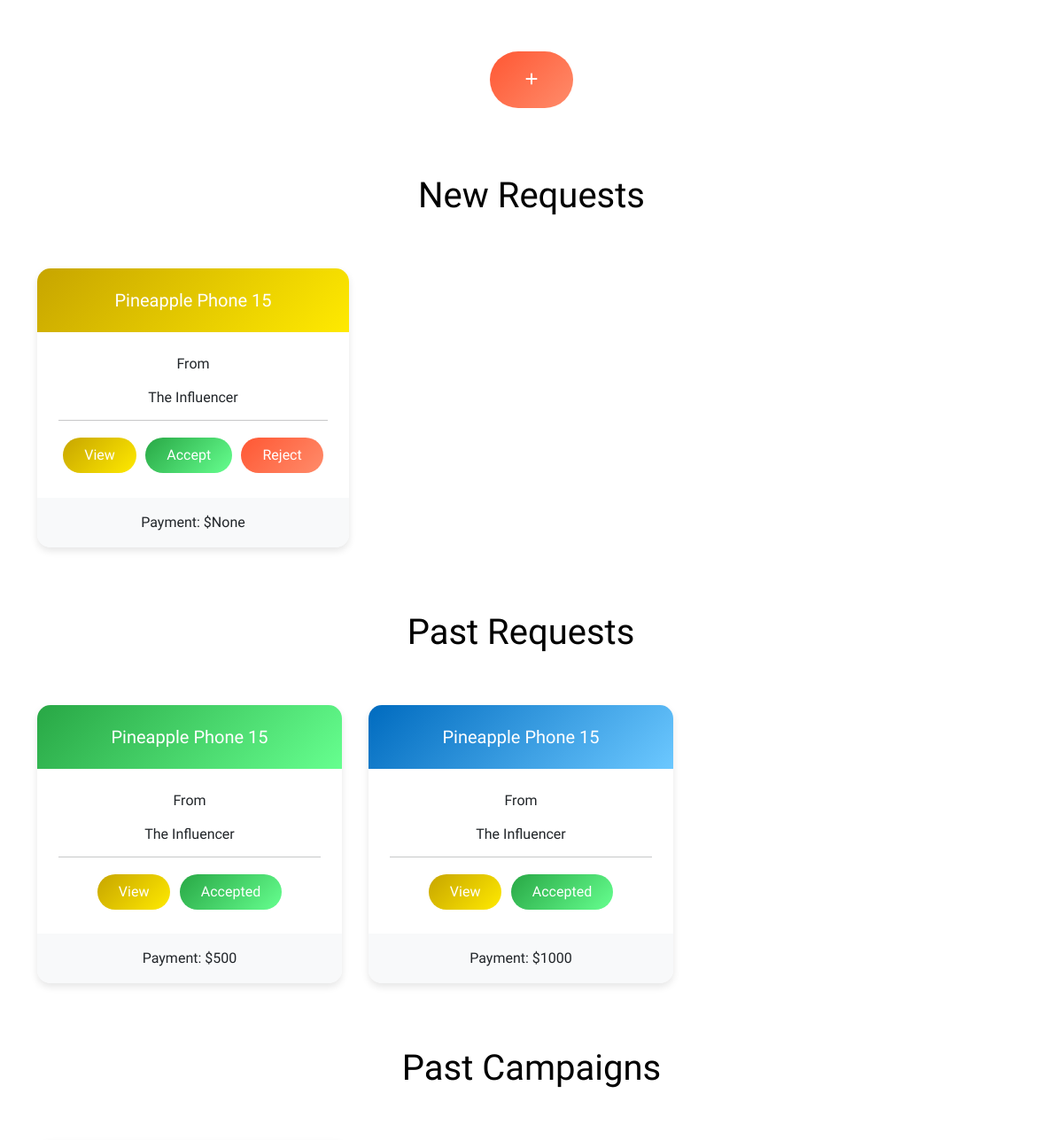
Before: /sponsor/dashboard (middle part) with the older database file.
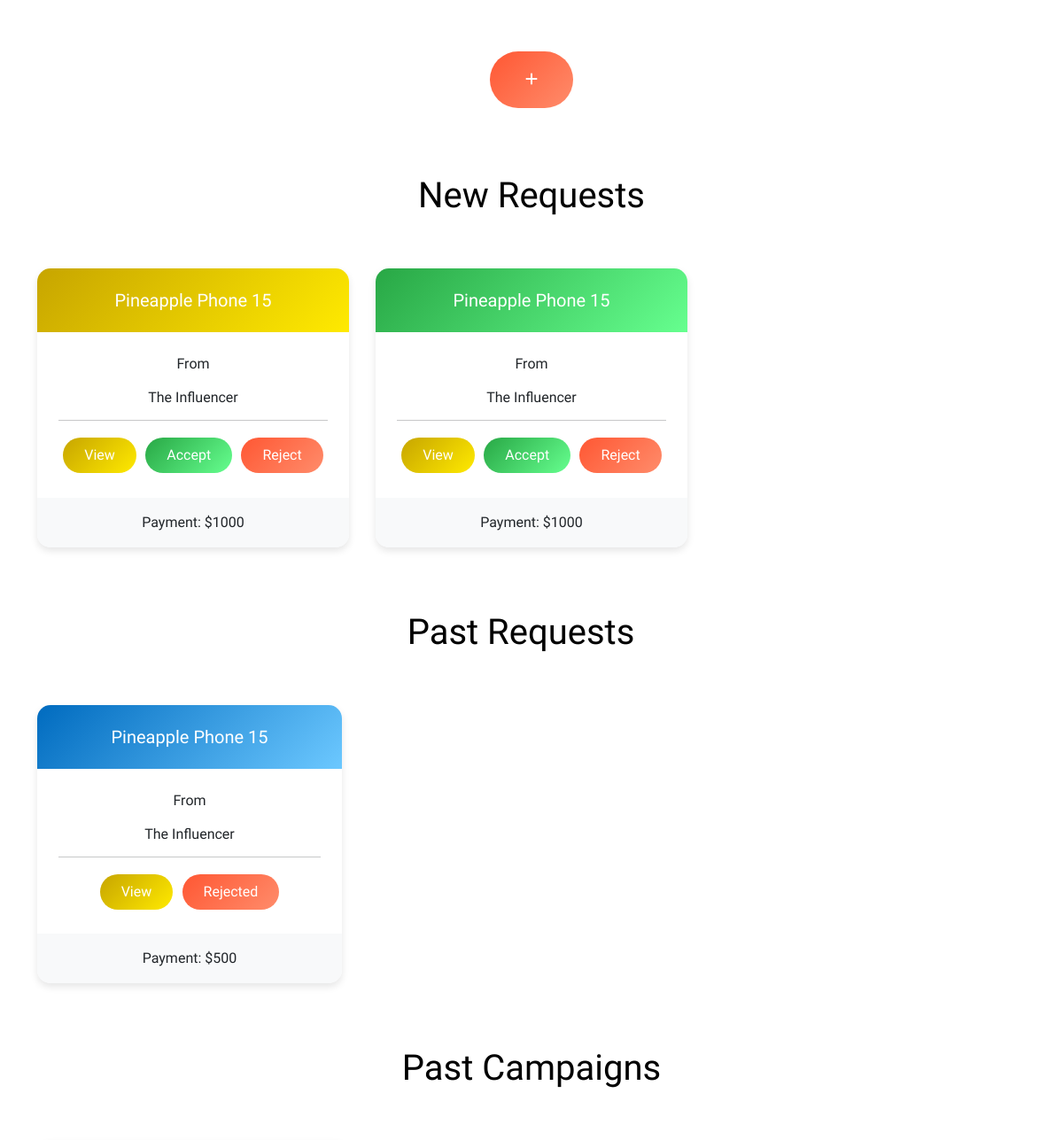
After: the same page with the newer database file.
### application/models.py (models this page shows, shortened)
class InfluencerRequests(db.Model):
    __tablename__ = 'InfluencerRequests'
    key = db.Column(db.Integer, primary_key=True, autoincrement=True)
    influencer = db.Column(db.String, db.ForeignKey('Influencer.username'), nullable=False)
    sponsor = db.Column(db.String, db.ForeignKey('Sponsor.username'), nullable=False)
    campaign = db.Column(db.Integer, db.ForeignKey('Campaign.key'))
    description = db.Column(db.String)
    niche = db.Column(db.String)
    payment = db.Column(db.Integer)
    status = db.Column(db.Integer)

class Campaign(db.Model):
    __tablename__ = 'Campaign'
    key = db.Column(db.Integer, primary_key=True, autoincrement=True)
    sponsor = db.Column(db.String, db.ForeignKey('Sponsor.username'), nullable=False)
    name = db.Column(db.String)
    description = db.Column(db.String)
    progress = db.Column(db.Integer)
    start_date = db.Column(db.Date)
    end_date = db.Column(db.Date)
    budget = db.Column(db.Integer)
    goals = db.Column(db.String)
    flag = db.Column(db.Integer)

class Influencer(db.Model, UserMixin):
    __tablename__ = 'Influencer'
    username = db.Column(db.String, primary_key=True)
    password = db.Column(db.String, nullable=False)
    name = db.Column(db.String)
    bio = db.Column(db.String)
    platforms = db.Column(db.String)
    category = db.Column(db.String)
    niche = db.Column(db.String)
    flag = db.Column(db.Integer)

### application/controllers.py (the view)
@app.route('/sponsor/dashboard', methods=['GET', 'POST'])
def sponsor_dashboard():
    if request.method == 'GET':
        campaigns = (
            db.session.query(Campaign)
            .filter(Campaign.sponsor == 'sponsor', Campaign.progress != 100)
            .order_by(Campaign.key.desc())
            .all()
        )
        ad_requests = (
            db.session.query(AdRequests)
            .filter(AdRequests.campaign.in_([campaign.key for campaign in campaigns]))
            .all()
        )
        ad_requests_by_campaign = {}
        for ad_request in ad_requests:
            if ad_request.campaign not in ad_requests_by_campaign:
                ad_requests_by_campaign[ad_request.campaign] = []
            ad_requests_by_campaign[ad_request.campaign].append(ad_request)
        past_campaigns = (
            db.session.query(Campaign)
            .filter(Campaign.sponsor == 'sponsor', Campaign.progress == 100)
            .order_by(Campaign.key.desc())
            .all()
        )
        past_ad_requests = (
            db.session.query(AdRequests)
            .filter(AdRequests.campaign.in_([campaign.key for campaign in past_campaigns]))
            .all()
        )
        past_ad_requests_by_campaign = {}
        for ad_request in past_ad_requests:
            if ad_request.campaign not in past_ad_requests_by_campaign:
                past_ad_requests_by_campaign[ad_request.campaign] = []
            past_ad_requests_by_campaign[ad_request.campaign].append(ad_request)
        influencer_requests = (
            db.session.query(InfluencerRequests, Campaign, Influencer)
            .join(Campaign, InfluencerRequests.campaign == Campaign.key)
            .join(Influencer, InfluencerRequests.influencer == Influencer.username)
            .filter(InfluencerRequests.sponsor == 'sponsor', InfluencerRequests.status == 0)
            .all()[::-1]
        )
        past_influencer_requests = (
            db.session.query(InfluencerRequests, Campaign, Influencer)
            .join(Campaign, InfluencerRequests.campaign == Campaign.key)
            .join(Influencer, InfluencerRequests.influencer == Influencer.username)
            .filter(InfluencerRequests.sponsor == 'sponsor', InfluencerRequests.status != 0)
            .all()[::-1]
        )
        for campaign in campaigns:
            if campaign.end_date < datetime.now().date():
                campaign.progress = 100
                db.session.commit()
            else:
                campaign.progress = int((datetime.now().date() - campaign.start_date).days / (campaign.end_date - campaign.start_date).days * 100)
                db.session.commit()
        serialized_campaigns = []
        for campaign in campaigns:
            campaign_requests = ad_requests_by_campaign.get(campaign.key, [])
            serialized_campaigns.append({
                'name': campaign.name,
                'description': campaign.description,
                'progress': campaign.progress,
                'goals': campaign.goals,
                'start_date': campaign.start_date,
                'end_date': campaign.end_date,
                'ad_requests': [request.to_dict() for request in campaign_requests]
            })
        serialized_past_campaigns = []
        for campaign in past_campaigns:
            campaign_requests = past_ad_requests_by_campaign.get(campaign.key, [])
            serialized_past_campaigns.append({
                'name': campaign.name,
                'description': campaign.description,
                'progress': campaign.progress,
                'goals': campaign.goals,
                'start_date': campaign.start_date,
                'end_date': campaign.end_date,
                'ad_requests': [request.to_dict() for request in campaign_requests]
            })
        print(dir(influencer_requests[0]))
        return render_template('sponsordashboard.html', campaigns=serialized_campaigns, past_campaigns = serialized_past_campaigns, influencer_requests=influencer_requests, past_influencer_requests=past_influencer_requests)

### application/models.py (called while the page is built)
    def to_dict(self):
        return {
            'key': str(self.key),
            'sponsor': str(self.sponsor),
            'influencer': str(self.influencer),
            'description': str(self.description),
            'niche': str(self.niche),
            'payment': str(self.payment),
            'status': str(self.status)
        }

### templates/sponsordashboard.html (shortened to what this page needs)
<!DOCTYPE html>
<html>
<head>
    <link href="https://cdn.jsdelivr.net/npm/bootstrap@5.0.2/dist/css/bootstrap.min.css" rel="stylesheet">
    <link rel="stylesheet" href="https://cdnjs.cloudflare.com/ajax/libs/font-awesome/6.0.0-beta3/css/all.min.css">
    <link rel="stylesheet" href="{{ url_for('static', filename='sponsordashboard.css') }}">
    <link rel="stylesheet" href="{{ url_for('static', filename='nav.css') }}">
    <link rel="stylesheet" href="https://unpkg.com/swiper/swiper-bundle.min.css">
</head>
<body>
    {% if campaigns[0] %}
    <br><br>
    <div class="container">
        {% endif %}
        <br><br><br>
        <div class="row">
            <div class="col-12 text-center">
            </div>
            <div class="col-12 justify-content-center d-flex add-container">
                <a href="{{ url_for('create_campaign') }}" class="btn btn-primary btn-add-campaign">
                    <i class="fas fa-plus"></i>
                </a>
            </div>
        </div>
        {% if influencer_requests[0] %}
        <br><br><br>
        <div class="row">
          <div class="col-12 text-center">
            <h1 style="color: black;">New Requests</h1>
          </div>
          <div class="col-12 text-center card-container">
            <div class="swiper-container">
                <div class="swiper-wrapper">
                    {% for request, campaign, influencer in influencer_requests %}
                    <div class="swiper-slide d-flex">
                        <div class="custom-card" style="width: 30rem;">
                            <div class="custom-card-header">
                                <h5 class="card-title">{{ campaign.name }}</h5>
                            </div>
                            <div class="custom-card-body">
                                <p class="card-text">From</p>
                                <h6 class="card-title">{{ influencer.name }}</h6>
                                <hr>
                                <button class="btn custom-btn-warning" type="button" data-bs-toggle="collapse" data-bs-target="#collapseInvite1" aria-expanded="false" aria-controls="collapseInvite1">
                                    View
                                </button>
                                <button class="btn custom-btn" type="button" onclick="location.href='/sponsor/influencer-requests/accept/{{ request.key }}'">Accept</button>
                                <button class="btn custom-btn-danger" type="button" onclick="location.href='/sponsor/influencer-requests/reject/{{ request.key }}'">Reject</button>
                            </div>
                            <div class="custom-card-footer">
                                <p class="card-text">Payment: ${{ request.payment }}</p>
                            </div>
                        </div>
                    </div>
                    {% endfor %}
                </div>
            </div>
        </div>
        {% endif %}
        {% if past_influencer_requests[0] %}
        <br><br><br>
        <div class="row">
          <div class="col-12 text-center">
            <br><br><br>
            <h1 style="color: black;">Past Requests</h1>
          </div>
          <div class="col-12 text-center card-container">
            <div class="swiper-container">
                <div class="swiper-wrapper">
                    {% for request, campaign, influencer in past_influencer_requests %}
                    <div class="swiper-slide d-flex">
                        <div class="custom-card" style="width: 30rem;">
                            <div class="custom-card-header">
                                <h5 class="card-title">{{ campaign.name }}</h5>
                            </div>
                            <div class="custom-card-body">
                                <p class="card-text">From</p>
                                <h6 class="card-title">{{ influencer.name }}</h6>
                                <hr>
                                <button class="btn custom-btn-warning" type="button" data-bs-toggle="collapse" data-bs-target="#collapseInvite2" aria-expanded="false" aria-controls="collapseInvite1">
                                    View
                                </button>
                                {% if request.status == 2 %}
                                <button class="btn custom-btn" type="button">Accepted</button>
                                {% else %}
                                <button class="btn custom-btn-danger" type="button">Rejected</button>
                                {% endif %}
                            </div>
                            <div class="custom-card-footer">
                                <p class="card-text">Payment: ${{ request.payment }}</p>
                            </div>
                        </div>
                    </div>
                    {% endfor %}
                </div>
            </div>
        </div>
        {% endif %}
      </div>
        {% if past_campaigns[0] %}
        <br><br>
        <div class="container">
            <div class="row">
                <div class="col-12 text-center">
                    <br><br><br>
                    <h1 style="color: black;">Past Campaigns</h1>
                </div>
            </div>
            <div class="row">
            </div>
            {% endif %}
        <br><br>
    </div>
    </div>
    </div>
</body>
</html>

### static/sponsordashboard.css (style rules this page uses)
body { background: white; font-family: "Domine", serif; }
.card-container { margin-top: 50px; }
.add-container { margin-top: 50px; }
.container { overflow: hidden; }
.add-container .btn { padding-left: 40px; padding-right: 40px; padding-top: 20px; padding-bottom: 20px; border-radius: 100px; border: none; background-color: palegreen; }
.swiper-container { position: relative; }
.swiper-slide { display: flex; justify-content: center; }
.btn-add-campaign { background: linear-gradient(135deg, #FF5733, #FF8C6B); }
.gradient-1 { background: linear-gradient(135deg, #C7A500, #FFEA00); }
.gradient-2 { background: linear-gradient(135deg, #28A745, #66FF8F); }
.gradient-3 { background: linear-gradient(135deg, #006BBF, #6CC8FF); }
.btn { margin: 0.2rem; }
.custom-card { border-radius: 15px; overflow: hidden; box-shadow: 0 4px 8px rgba(0, 0, 0, 0.1); }
.custom-card-header { color: white; padding: 1rem; padding-top: 1.5rem; text-align: center; }
.custom-card-body { padding: 1.5rem; }
.custom-card-footer { background-color: #f8f9fa; text-align: center; padding: 1rem; }
.custom-btn { background: linear-gradient(135deg, #28A745, #66FF8F); color: white; border: none; border-radius: 25px; padding: 0.5rem 1.5rem; transition: background-color 0.3s ease; }
.custom-btn-warning { background: linear-gradient(135deg, #C7A500, #FFEA00); color: white; border: none; border-radius: 25px; padding: 0.5rem 1.5rem; transition: background-color 0.3s ease; }
.custom-btn-danger { background: linear-gradient(135deg, #FF5733, #FF8C6B); color: white; border: none; border-radius: 25px; padding: 0.5rem 1.5rem; transition: background-color 0.3s ease; }

Changed rows visible on the page:
changed InfluencerRequests (number 1 of 3 on the later page): payment "None" → "1000"
changed InfluencerRequests (number 2 of 3 on the later page): moves from the list under "Past Requests" to the list under "New Requests"
changed InfluencerRequests (number 3 of 3 on the later page): status "Accepted" → "Rejected"
